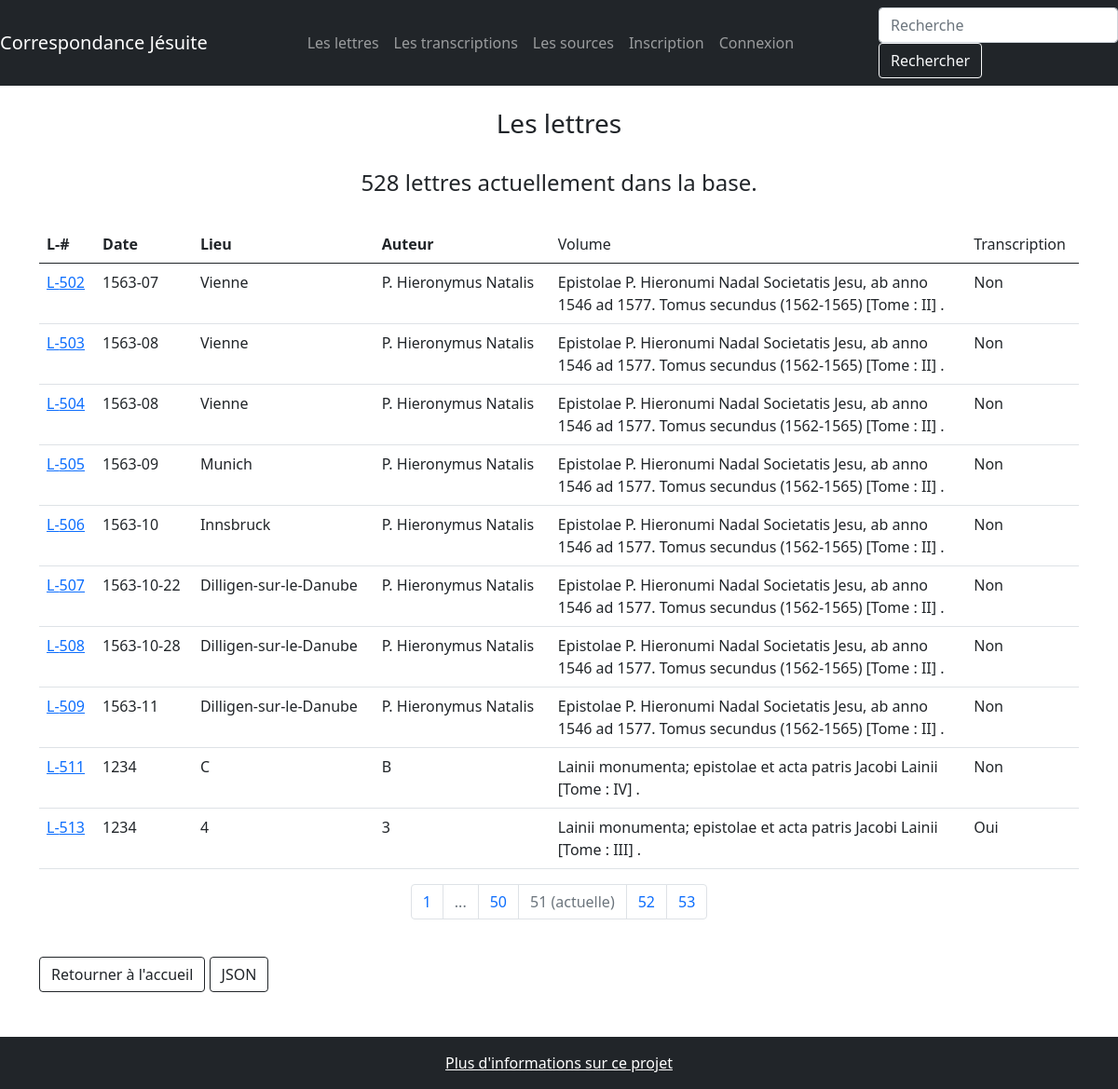
The page /lettres?page=51 on the database as committed earlier.
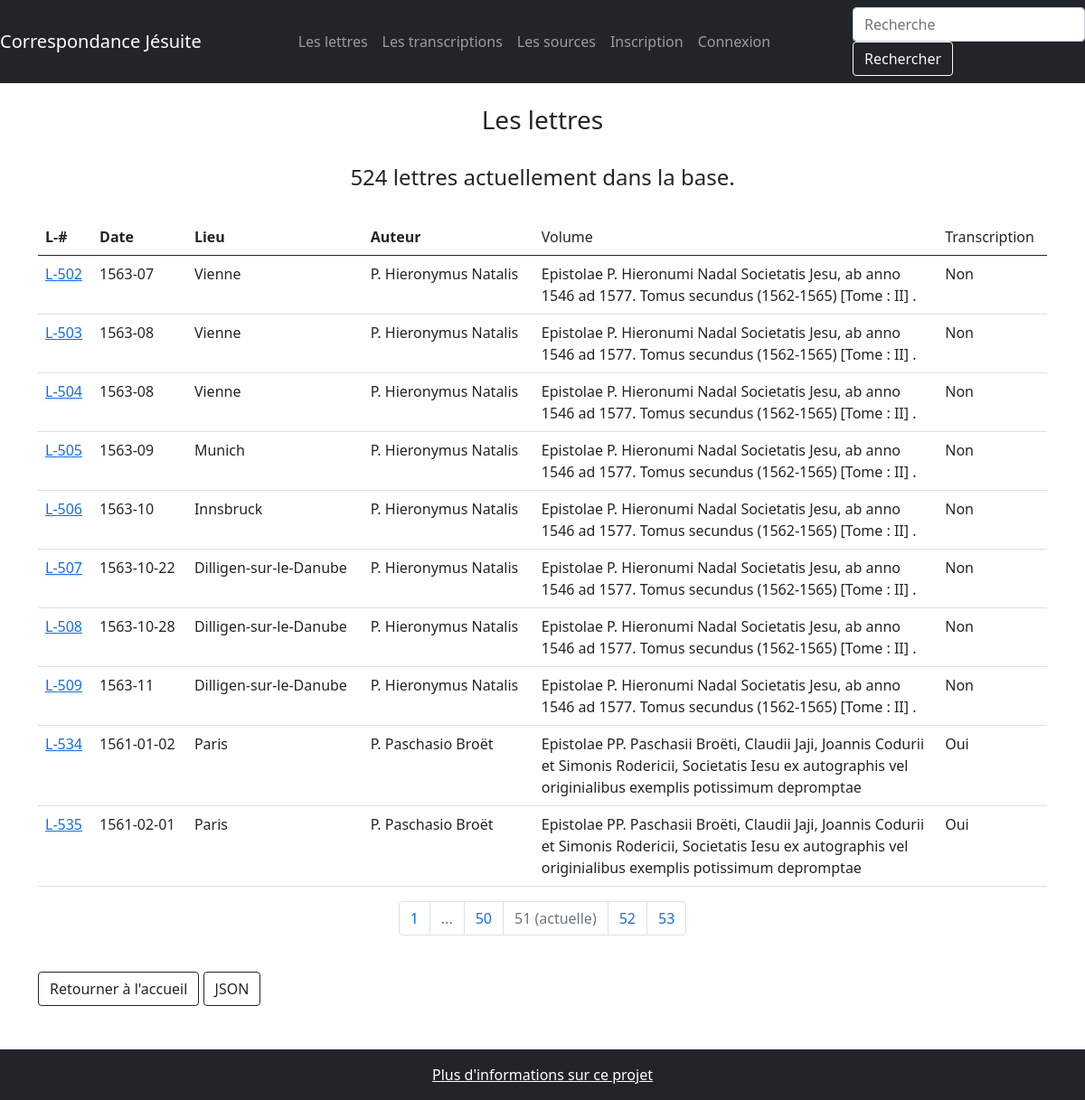
The same page on the database as committed later.
### correspondance/modeles/donnees.py (models this page shows, shortened)
class Lettre(db.Model):
    __tablename__ = "lettre"
    lettre_id = db.Column(db.Integer, unique=True, nullable=False, primary_key=True, autoincrement=True)
    lettre_date = db.Column(db.Text, nullable=False)
    lettre_numero = db.Column(db.Text)
    lettre_redacteur = db.Column(db.Text)
    lettre_lieu = db.Column(db.Text)
    lettre_volume = db.relationship("Publication", secondary=Source, backref=db.backref("Lettre", lazy='dynamic'))
    transcription_texte: List["Transcription"] = db.relationship("Transcription", back_populates="lettre",
                                                                 cascade="all,delete")
    contributions = db.relationship("Contribution", back_populates="lettre")

class Publication(db.Model):
    __tablename__ = "publication"
    publication_id = db.Column(db.Integer, unique=True, nullable=False, primary_key=True, autoincrement=True)
    publication_titre = db.Column(db.Text)
    publication_volume = db.Column(db.Text)
    contributions = db.relationship("Contribution", back_populates="publication")

### correspondance/routes/generic.py (the view)
@app.route('/lettres', methods=["POST", "GET"])
def lettres():
    page = request.args.get("page", 1)
    if isinstance(page, str) and page.isdigit():
        page = int(page)
    else:
        page = 1
    lettres = Lettre.query.paginate(page=page, per_page=RESULTATS_PAR_PAGE)
    publications = Publication.query.all()
    return render_template('pages/lettres.html', nom="Correspondance jésuite",
                           lettres=lettres, publications=publications)

### correspondance/templates/pages/lettres.html (shortened to what this page needs)
{% extends "conteneur.html" %}
{%block corps%}
<div>
    <br/>
    <h3 class="text-center">Les lettres</h3>
    {% if lettres %}
    <div>
        <br/>
        <h4 class="text-center">{{lettres.total}} lettres actuellement dans la base.
        </h4>
        <br/>
    </div>
        <table class="table">
                <thead>
                        <tr>
                                <th>L-#</th>
                                <th>Date</th>
                                <th>Lieu</th>
                                <th>Auteur</th>
                                <td>Volume</td>
                                <td>Transcription</td>
                        </tr>
                </thead>
                <tbody>
                        {% for lettre in lettres.items %}
                        <tr>
                            <td><a href={{url_for('unique_lettre',lettre_id=lettre.lettre_id)}}>L-{{lettre.lettre_id}}</a></td>
                            <td>{{lettre.lettre_date}}</td>
                            <td>{{lettre.lettre_lieu}}</td>
                            <td>{{lettre.lettre_redacteur}}</td>
                            <td width=40% >{% if lettre.lettre_volume %}
                                {% for publication in lettre.lettre_volume %}
                                {{publication.publication_titre}}
                                {% if publication.publication_volume%}
                                [Tome : {{publication.publication_volume}}] .
                                {% endif %}
                                {% endfor %}
                                {% endif %}
                            </td>
                            <td>
                                {% if lettre.transcription_texte %} Oui
                                {% else%} Non
                                {% endif %}
                            </td>
                        </tr>
                        {% endfor %}
                </tbody>
        </table>
        <nav aria-label="research-pagination">
              <ul class="pagination justify-content-center">
                {%- for page in lettres.iter_pages(left_edge=1, left_current=1, right_current=2, right_edge=1) %}
                    {% if page %}
                      {% if page != lettres.page %}
                        <li class="page-item">
                            <a class="page-link" href="{{ url_for('lettres', page=page) }}">{{page}}</a>
                        </li>
                      {% else %}
                        <li class="page-item active disabled">
                          <a class="page-link">{{page}} <span class="sr-only">(actuelle)</span></a>
                        </li>
                      {% endif %}
                    {% else %}
                        <li class="page-item disabled">
                          <a class="page-link">...</a>
                        </li>
                    {% endif %}
                {%- endfor %}
              </ul>
        </nav>
</div>
        {% else %}
<div>
        <p>La base de données est en cours de constitution</p>
    </div>
        {% endif %}
<br/>
    <a class="btn btn-outline-dark" role="button" href="{{url_for('accueil')}}">Retourner à l'accueil</a>
    <a class="btn btn-outline-dark" role="button" href="{{url_for('api_lettres')}}">JSON</a>
<br/>
<br/>
<br/>
{%endblock%}

Rows that differ between the two databases and show on the page:
removed Lettre: lettre_id "511", lettre_date "1234", lettre_lieu "C", lettre_redacteur "B", shows "Non"
no longer on this page (row unchanged): Publication: publication_titre "Lainii monumenta; epistolae et acta patris Jacobi Lainii", publication_volume "IV", shown under "511"
removed Lettre: lettre_id "513", lettre_date "1234", lettre_lieu "4", lettre_redacteur "3", shows "Oui"
no longer on this page (row unchanged): Publication: publication_titre "Lainii monumenta; epistolae et acta patris Jacobi Lainii", publication_volume "III", shown under "513"
added Lettre: lettre_id "534", lettre_date "1561-01-02", lettre_lieu "Paris", lettre_redacteur "P. Paschasio Broët", shows "Oui"
now on this page (row unchanged): Publication: publication_titre "Epistolae PP. Paschasii Broëti, Claudii Jaji, Joannis Codurii et Simonis Rodericii, Societatis Iesu ex autographis vel originialibus exemplis potissimum depromptae"
added Lettre: lettre_id "535", lettre_date "1561-02-01", lettre_lieu "Paris", lettre_redacteur "P. Paschasio Broët", shows "Oui"
Other text that changed with them:
{{ lettres.total }}: "528" → "524"
